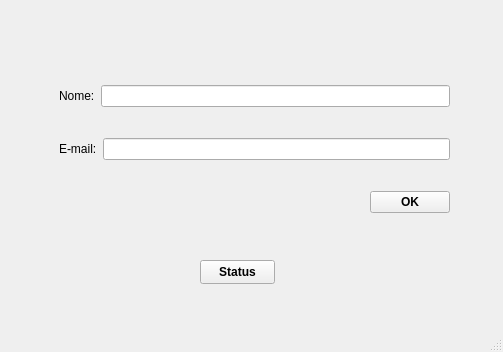
<?xml version="1.0" encoding="UTF-8"?>
<ui version="4.0">
 <class>MainWindow</class>
 <widget class="QMainWindow" name="MainWindow">
  <property name="geometry">
   <rect>
    <x>0</x>
    <y>0</y>
    <width>503</width>
    <height>352</height>
   </rect>
  </property>
  <property name="minimumSize">
   <size>
    <width>503</width>
    <height>352</height>
   </size>
  </property>
  <property name="maximumSize">
   <size>
    <width>503</width>
    <height>352</height>
   </size>
  </property>
  <property name="windowTitle">
   <string>Inserindo Conteúdo</string>
  </property>
  <widget class="QWidget" name="centralwidget">
   <widget class="QPushButton" name="btnStat">
    <property name="geometry">
     <rect>
      <x>200</x>
      <y>260</y>
      <width>75</width>
      <height>24</height>
     </rect>
    </property>
    <property name="font">
     <font>
      <bold>true</bold>
     </font>
    </property>
    <property name="text">
     <string>Status</string>
    </property>
   </widget>
   <widget class="QWidget" name="">
    <property name="geometry">
     <rect>
      <x>59</x>
      <y>60</y>
      <width>391</width>
      <height>181</height>
     </rect>
    </property>
    <layout class="QVBoxLayout" name="verticalLayout">
     <item>
      <layout class="QHBoxLayout" name="horizontalLayout">
       <item>
        <widget class="QLabel" name="label">
         <property name="text">
          <string>Nome:</string>
         </property>
        </widget>
       </item>
       <item>
        <widget class="QLineEdit" name="txtNome"/>
       </item>
      </layout>
     </item>
     <item>
      <layout class="QHBoxLayout" name="horizontalLayout_2">
       <item>
        <widget class="QLabel" name="label_2">
         <property name="text">
          <string>E-mail:</string>
         </property>
        </widget>
       </item>
       <item>
        <widget class="QLineEdit" name="txtMail"/>
       </item>
      </layout>
     </item>
     <item>
      <layout class="QHBoxLayout" name="horizontalLayout_3">
       <item>
        <spacer name="horizontalSpacer">
         <property name="orientation">
          <enum>Qt::Horizontal</enum>
         </property>
         <property name="sizeHint" stdset="0">
          <size>
           <width>40</width>
           <height>20</height>
          </size>
         </property>
        </spacer>
       </item>
       <item>
        <widget class="QPushButton" name="btnOk">
         <property name="font">
          <font>
           <bold>true</bold>
          </font>
         </property>
         <property name="text">
          <string>OK</string>
         </property>
        </widget>
       </item>
      </layout>
     </item>
    </layout>
   </widget>
  </widget>
  <widget class="QStatusBar" name="statusbar"/>
 </widget>
 <resources/>
 <connections/>
</ui>
